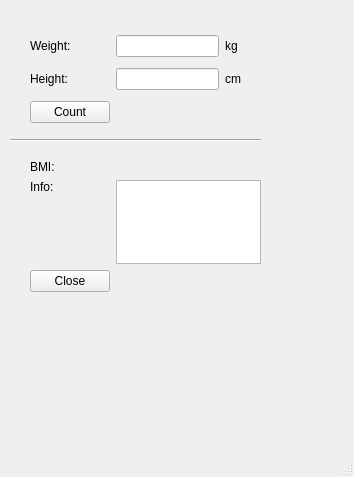
<?xml version="1.0" encoding="UTF-8"?>
<ui version="4.0">
 <class>MainWindow</class>
 <widget class="QMainWindow" name="MainWindow">
  <property name="geometry">
   <rect>
    <x>0</x>
    <y>0</y>
    <width>354</width>
    <height>477</height>
   </rect>
  </property>
  <property name="windowTitle">
   <string>MainWindow</string>
  </property>
  <widget class="QWidget" name="centralwidget">
   <widget class="QWidget" name="gridLayoutWidget">
    <property name="geometry">
     <rect>
      <x>30</x>
      <y>30</y>
      <width>211</width>
      <height>98</height>
     </rect>
    </property>
    <layout class="QGridLayout" name="gridLayout">
     <item row="0" column="1">
      <widget class="QLineEdit" name="weightLineEdit"/>
     </item>
     <item row="1" column="2">
      <widget class="QLabel" name="label_4">
       <property name="text">
        <string>cm</string>
       </property>
      </widget>
     </item>
     <item row="0" column="2">
      <widget class="QLabel" name="label_3">
       <property name="text">
        <string>kg</string>
       </property>
      </widget>
     </item>
     <item row="1" column="0">
      <widget class="QLabel" name="label_2">
       <property name="text">
        <string>Height:</string>
       </property>
      </widget>
     </item>
     <item row="1" column="1">
      <widget class="QLineEdit" name="heightLineEdit"/>
     </item>
     <item row="0" column="0">
      <widget class="QLabel" name="label">
       <property name="text">
        <string>Weight:</string>
       </property>
      </widget>
     </item>
     <item row="2" column="0">
      <widget class="QPushButton" name="countButton">
       <property name="text">
        <string>Count</string>
       </property>
      </widget>
     </item>
    </layout>
   </widget>
   <widget class="Line" name="line">
    <property name="geometry">
     <rect>
      <x>10</x>
      <y>130</y>
      <width>251</width>
      <height>20</height>
     </rect>
    </property>
    <property name="orientation">
     <enum>Qt::Horizontal</enum>
    </property>
   </widget>
   <widget class="QWidget" name="gridLayoutWidget_2">
    <property name="geometry">
     <rect>
      <x>30</x>
      <y>160</y>
      <width>231</width>
      <height>132</height>
     </rect>
    </property>
    <layout class="QGridLayout" name="gridLayout_2">
     <item row="1" column="1">
      <widget class="QTextBrowser" name="infoTextBrowser"/>
     </item>
     <item row="0" column="0">
      <widget class="QLabel" name="label_5">
       <property name="text">
        <string>BMI:</string>
       </property>
      </widget>
     </item>
     <item row="2" column="0">
      <widget class="QPushButton" name="closeButton">
       <property name="text">
        <string>Close</string>
       </property>
      </widget>
     </item>
     <item row="0" column="1">
      <widget class="QLabel" name="resultLabel">
       <property name="text">
        <string/>
       </property>
      </widget>
     </item>
     <item row="1" column="0" alignment="Qt::AlignTop">
      <widget class="QLabel" name="label_6">
       <property name="text">
        <string>Info:</string>
       </property>
      </widget>
     </item>
    </layout>
   </widget>
  </widget>
  <widget class="QMenuBar" name="menubar">
   <property name="geometry">
    <rect>
     <x>0</x>
     <y>0</y>
     <width>354</width>
     <height>25</height>
    </rect>
   </property>
  </widget>
  <widget class="QStatusBar" name="statusbar"/>
 </widget>
 <resources/>
 <connections>
  <connection>
   <sender>closeButton</sender>
   <signal>clicked()</signal>
   <receiver>MainWindow</receiver>
   <slot>close()</slot>
   <hints>
    <hint type="sourcelabel">
     <x>70</x>
     <y>301</y>
    </hint>
    <hint type="destinationlabel">
     <x>176</x>
     <y>238</y>
    </hint>
   </hints>
  </connection>
  <connection>
   <sender>weightLineEdit</sender>
   <signal>editingFinished()</signal>
   <receiver>MainWindow</receiver>
   <slot>update()</slot>
   <hints>
    <hint type="sourcelabel">
     <x>165</x>
     <y>69</y>
    </hint>
    <hint type="destinationlabel">
     <x>176</x>
     <y>238</y>
    </hint>
   </hints>
  </connection>
 </connections>
</ui>
